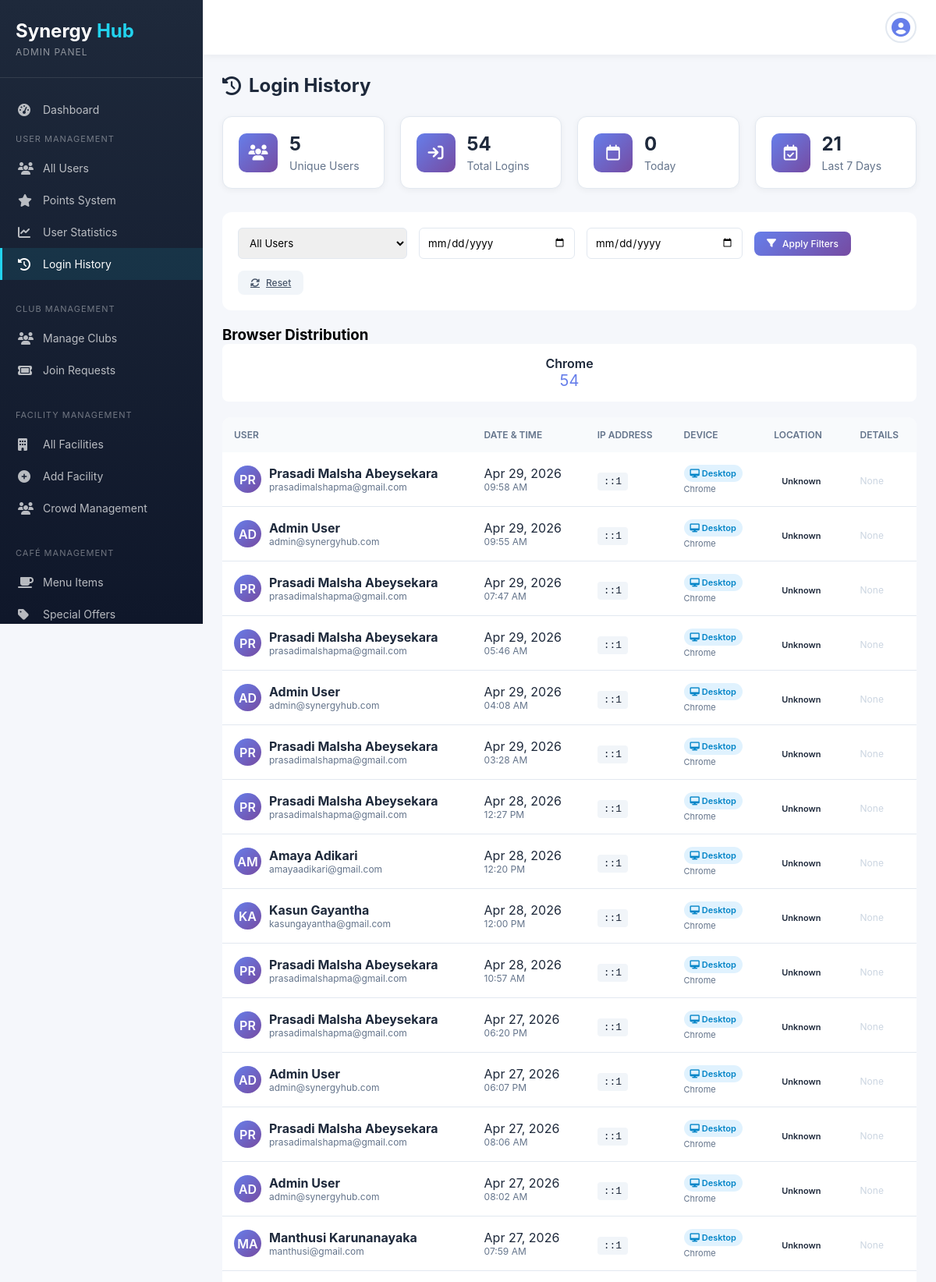
The app's page /synergy-hub_Full_Project/admin/login_history.php (signed in, upper part) with its own data.
### tables this page shows
CREATE TABLE `auditlogs` (
  `LogID` int(11) NOT NULL,
  `UserID` int(11) DEFAULT NULL,
  `Action` varchar(255) NOT NULL,
  `TableName` varchar(50) DEFAULT NULL,
  `RecordID` int(11) DEFAULT NULL,
  `Timestamp` timestamp NOT NULL DEFAULT current_timestamp(),
  `IPAddress` varchar(45) DEFAULT NULL,
  `UserAgent` text DEFAULT NULL
);

CREATE TABLE `users` (
  `UserID` int(11) NOT NULL,
  `StudentID` varchar(20) DEFAULT NULL,
  `Name` varchar(100) NOT NULL,
  `Email` varchar(100) NOT NULL,
  `PasswordHash` varchar(255) NOT NULL,
  `Role` enum('Admin','User','Visitor') DEFAULT 'User',
  `PointsBalance` int(11) DEFAULT 0,
  `MembershipStatus` enum('Active','Inactive','Expired') DEFAULT 'Active',
  `CreatedAt` timestamp NOT NULL DEFAULT current_timestamp()
);

### synergy-hub_Full_Project/admin/login_history.php (the view, shortened to what this page needs)
<?php
require_once 'config.php';
$page = isset($_GET['page']) ? intval($_GET['page']) : 1;
$limit = 50;
$offset = ($page - 1) * $limit;
$sql = "SELECT al.*, u.Name as UserName, u.Email
        FROM AuditLogs al
        JOIN Users u ON al.UserID = u.UserID
        WHERE al.Action = 'LOGIN'";
$params = [];
$types = '';
$sql .= " ORDER BY al.Timestamp DESC LIMIT ? OFFSET ?";
$params[] = $limit;
$params[] = $offset;
$types .= 'ii';
$stmt = mysqli_prepare($conn, $sql);
mysqli_stmt_bind_param($stmt, $types, ...$params);
mysqli_stmt_execute($stmt);
$result = mysqli_stmt_get_result($stmt);
$stats_sql = "SELECT
                COUNT(DISTINCT UserID) as unique_users,
                COUNT(*) as total_logins,
                COUNT(CASE WHEN DATE(Timestamp) = CURDATE() THEN 1 END) as today_logins,
                COUNT(CASE WHEN DATE(Timestamp) >= DATE_SUB(CURDATE(), INTERVAL 7 DAY) THEN 1 END) as week_logins
              FROM AuditLogs
              WHERE Action = 'LOGIN'";
$stats_result = mysqli_query($conn, $stats_sql);
$stats = mysqli_fetch_assoc($stats_result);
$device_sql = "SELECT
                CASE
                    WHEN UserAgent LIKE '%Chrome%' THEN 'Chrome'
                    WHEN UserAgent LIKE '%Firefox%' THEN 'Firefox'
                    WHEN UserAgent LIKE '%Safari%' AND UserAgent NOT LIKE '%Chrome%' THEN 'Safari'
                    WHEN UserAgent LIKE '%Edge%' THEN 'Edge'
                    ELSE 'Other'
                END as browser,
                COUNT(*) as count
              FROM AuditLogs
              WHERE Action = 'LOGIN' AND UserAgent IS NOT NULL
              GROUP BY browser
              ORDER BY count DESC";
$device_result = mysqli_query($conn, $device_sql);
?>
<!DOCTYPE html>
<html lang="en">
<head>
    <link rel="stylesheet" href="https://cdnjs.cloudflare.com/ajax/libs/font-awesome/6.5.0/css/all.min.css">
    <link rel="stylesheet" href="admin.css">
</head>
<body>
    <div class="admin-container">
        <?php include 'includes/sidebar.php'; ?>
        <div class="main-content">
            <?php include 'includes/topbar.php'; ?>
            <div class="content">
                <h1 class="page-title">
                    <i class="fa-solid fa-clock-rotate-left"></i> Login History
                </h1>
                <div class="stats-grid">
                    <div class="stat-card">
                        <div class="stat-icon">
                            <i class="fa-solid fa-users"></i>
                        </div>
                        <div class="stat-info">
                            <h3><?php echo number_format($stats['unique_users']); ?></h3>
                            <p>Unique Users</p>
                        </div>
                    </div>
                    <div class="stat-card">
                        <div class="stat-icon">
                            <i class="fa-solid fa-arrow-right-to-bracket"></i>
                        </div>
                        <div class="stat-info">
                            <h3><?php echo number_format($stats['total_logins']); ?></h3>
                            <p>Total Logins</p>
                        </div>
                    </div>
                    <div class="stat-card">
                        <div class="stat-icon">
                            <i class="fa-regular fa-calendar"></i>
                        </div>
                        <div class="stat-info">
                            <h3><?php echo number_format($stats['today_logins']); ?></h3>
                            <p>Today</p>
                        </div>
                    </div>
                    <div class="stat-card">
                        <div class="stat-icon">
                            <i class="fa-regular fa-calendar-check"></i>
                        </div>
                        <div class="stat-info">
                            <h3><?php echo number_format($stats['week_logins']); ?></h3>
                            <p>Last 7 Days</p>
                        </div>
                    </div>
                </div>
                <div class="filter-bar">
                    <select id="userFilter" onchange="filterByUser()">
                        <option value="">All Users</option>
                    </select>
                    <input type="date" id="dateFrom" placeholder="From Date">
                    <input type="date" id="dateTo" placeholder="To Date">
                    <button class="btn btn-primary btn-sm" onclick="applyFilters()">
                        <i class="fa-solid fa-filter"></i> Apply Filters
                    </button>
                    <a href="login_history.php" class="btn btn-secondary btn-sm">
                        <i class="fa-solid fa-rotate"></i> Reset
                    </a>
                </div>
                <div style="margin-bottom: 20px;">
                    <h3>Browser Distribution</h3>
                    <div class="device-stats">
                        <?php while($device = mysqli_fetch_assoc($device_result)): ?>
                        <div class="device-stat">
                            <div class="browser"><?php echo $device['browser']; ?></div>
                            <div class="count"><?php echo $device['count']; ?></div>
                        </div>
                        <?php endwhile; ?>
                    </div>
                </div>
                <div class="table-container">
                    <table class="login-table">
                        <thead>
                            <tr>
                                <th>User</th>
                                <th>Date & Time</th>
                                <th>IP Address</th>
                                <th>Device</th>
                                <th>Location</th>
                                <th>Details</th>
                            </tr>
                        </thead>
                        <tbody>
                            <?php if(mysqli_num_rows($result) > 0): ?>
                                <?php while($log = mysqli_fetch_assoc($result)):
                                    $user_agent = $log['UserAgent'] ?? '';
                                    $device_type = 'desktop';
                                    $browser = 'Other';
                                    if (strpos($user_agent, 'Chrome') !== false) $browser = 'Chrome';
                                    elseif (strpos($user_agent, 'Firefox') !== false) $browser = 'Firefox';
                                    elseif (strpos($user_agent, 'Safari') !== false) $browser = 'Safari';
                                    elseif (strpos($user_agent, 'Edge') !== false) $browser = 'Edge';
                                ?>
                                <tr>
                                    <td>
                                        <div class="user-info">
                                            <div class="user-avatar">
                                                <?php echo strtoupper(substr($log['UserName'], 0, 2)); ?>
                                            </div>
                                            <div>
                                                <strong><?php echo htmlspecialchars($log['UserName']); ?></strong>
                                                <div style="font-size: 12px; color: #64748b;"><?php echo $log['Email']; ?></div>
                                            </div>
                                        </div>
                                    </td>
                                    <td>
                                        <?php echo date('M d, Y', strtotime($log['Timestamp'])); ?>
                                        <div style="font-size: 12px; color: #64748b;"><?php echo date('h:i A', strtotime($log['Timestamp'])); ?></div>
                                    </td>
                                    <td>
                                        <span class="ip-address"><?php echo $log['IPAddress'] ?: 'N/A'; ?></span>
                                    </td>
                                    <td>
                                        <span class="device-badge device-<?php echo $device_type; ?>">
                                            <i class="fa-solid <?php
                                                echo $device_type == 'mobile' ? 'fa-mobile' :
                                                    ($device_type == 'tablet' ? 'fa-tablet' : 'fa-desktop');
                                            ?>"></i>
                                            <?php echo ucfirst($device_type); ?>
                                        </span>
                                        <div style="font-size: 11px; color: #64748b; margin-top: 5px;"><?php echo $browser; ?></div>
                                    </td>
                                    <td>
                                        <?php
                                        echo '<span class="badge badge-secondary">Unknown</span>';
                                        ?>
                                    </td>
                                    <td>
                                        <?php
                                        if (isset($log['Details']) && $log['Details']):
                                        ?>
                                            <span title="<?php echo htmlspecialchars($log['Details']); ?>">
                                                <i class="fa-regular fa-message"></i>
                                            </span>
                                        <?php else: ?>
                                            <span style="color: #cbd5e1; font-size: 12px;">None</span>
                                        <?php endif; ?>
                                    </td>
                                </tr>
                                <?php endwhile; ?>
                            <?php endif; ?>
                        </tbody>
                    </table>
                </div>
            </div>
        </div>
    </div>
</body>
</html>

### synergy-hub_Full_Project/admin/admin.css (style rules this page uses)
* { margin: 0; padding: 0; box-sizing: border-box; font-family: -apple-system, BlinkMacSystemFont, 'Segoe UI', Roboto, Oxygen, Ubuntu, sans-serif; }
body { background: #f5f7fb; }
.admin-container { display: flex; min-height: 100vh; }
.main-content { flex: 1; margin-left: 260px; min-width: 0; }
.content { padding: 25px; }
.page-title { font-size: 24px; color: #1e293b; margin-bottom: 25px; display: flex; align-items: center; gap: 10px; }
.stats-grid { display: grid; grid-template-columns: repeat(auto-fit, minmax(280px, 1fr)); gap: 20px; margin-bottom: 30px; }
.stat-card { background: white; border-radius: 16px; padding: 20px; box-shadow: 0 2px 8px rgba(0,0,0,0.05); display: flex; align-items: center; gap: 15px; position: relative; transition: all 0.3s; border: 1px solid #e2e8f0; }
.stat-icon { width: 60px; height: 60px; border-radius: 12px; display: flex; align-items: center; justify-content: center; font-size: 24px; }
.stat-info { flex: 1; }
.btn { padding: 12px 24px; border: none; border-radius: 8px; font-size: 14px; font-weight: 500; cursor: pointer; transition: all 0.3s; display: inline-flex; align-items: center; gap: 8px; }
.btn-primary { background: linear-gradient(135deg, #667eea 0%, #764ba2 100%); color: white; }
.btn-secondary { background: #f1f5f9; color: #475569; }
.btn-sm { padding: 8px 16px; font-size: 12px; }
.badge { padding: 4px 10px; border-radius: 20px; font-size: 11px; font-weight: 600; }

### synergy-hub_Full_Project/admin/login_history.php (style rules this page uses)
.stats-grid { display: grid; grid-template-columns: repeat(auto-fit, minmax(200px, 1fr)); gap: 20px; margin-bottom: 30px; }
.stat-card { background: white; border-radius: 12px; padding: 20px; box-shadow: 0 2px 8px rgba(0,0,0,0.05); display: flex; align-items: center; gap: 15px; }
.stat-icon { width: 50px; height: 50px; background: linear-gradient(135deg, #667eea 0%, #764ba2 100%); border-radius: 10px; display: flex; align-items: center; justify-content: center; color: white; font-size: 20px; }
.stat-info h3 { font-size: 24px; color: #1e293b; margin: 0; }
.stat-info p { color: #64748b; margin: 5px 0 0; font-size: 14px; }
.filter-bar { background: white; border-radius: 12px; padding: 20px; margin-bottom: 20px; display: flex; gap: 15px; align-items: center; flex-wrap: wrap; }
.filter-bar select, .filter-bar input { padding: 10px; border: 1px solid #e2e8f0; border-radius: 6px; min-width: 200px; }
.login-table { width: 100%; border-collapse: collapse; background: white; border-radius: 12px; overflow: hidden; }
.login-table th { background: #f8fafc; padding: 15px; text-align: left; font-size: 12px; color: #64748b; font-weight: 600; text-transform: uppercase; }
.login-table td { padding: 15px; border-bottom: 1px solid #e2e8f0; color: #1e293b; }
.user-info { display: flex; align-items: center; gap: 10px; }
.user-avatar { width: 35px; height: 35px; background: linear-gradient(135deg, #667eea 0%, #764ba2 100%); border-radius: 50%; display: flex; align-items: center; justify-content: center; color: white; font-weight: 600; }
.ip-address { font-family: monospace; background: #f1f5f9; padding: 4px 8px; border-radius: 4px; }
.device-badge { padding: 4px 8px; border-radius: 20px; font-size: 11px; font-weight: 600; }
.device-desktop { background: #e0f2fe; color: #0284c7; }
.device-stats { display: grid; grid-template-columns: repeat(auto-fit, minmax(150px, 1fr)); gap: 15px; }
.device-stat { background: white; border-radius: 8px; padding: 15px; text-align: center; }
.device-stat .browser { font-weight: 600; color: #1e293b; }
.device-stat .count { font-size: 20px; color: #667eea; }

### records on screen
auditlogs: UserID.Name "PR", UserID.Name "Prasadi Malsha Abeysekara", UserID.Email "prasadimalshapma@gmail.com", Timestamp "Apr 29, 2026", Timestamp "09:58 AM", IPAddress "::1", device_type "Desktop", UserAgent "Chrome", shows "None"
auditlogs: UserID.Name "AD", UserID.Name "Admin User", UserID.Email "admin@synergyhub.com", Timestamp "Apr 29, 2026", Timestamp "09:55 AM", IPAddress "::1", device_type "Desktop", UserAgent "Chrome", shows "None"
auditlogs: UserID.Name "PR", UserID.Name "Prasadi Malsha Abeysekara", UserID.Email "prasadimalshapma@gmail.com", Timestamp "Apr 29, 2026", Timestamp "07:47 AM", IPAddress "::1", device_type "Desktop", UserAgent "Chrome", shows "None"
auditlogs: UserID.Name "PR", UserID.Name "Prasadi Malsha Abeysekara", UserID.Email "prasadimalshapma@gmail.com", Timestamp "Apr 29, 2026", Timestamp "05:46 AM", IPAddress "::1", device_type "Desktop", UserAgent "Chrome", shows "None"
auditlogs: UserID.Name "AD", UserID.Name "Admin User", UserID.Email "admin@synergyhub.com", Timestamp "Apr 29, 2026", Timestamp "04:08 AM", IPAddress "::1", device_type "Desktop", UserAgent "Chrome", shows "None"
auditlogs: UserID.Name "PR", UserID.Name "Prasadi Malsha Abeysekara", UserID.Email "prasadimalshapma@gmail.com", Timestamp "Apr 29, 2026", Timestamp "03:28 AM", IPAddress "::1", device_type "Desktop", UserAgent "Chrome", shows "None"
auditlogs: UserID.Name "PR", UserID.Name "Prasadi Malsha Abeysekara", UserID.Email "prasadimalshapma@gmail.com", Timestamp "Apr 28, 2026", Timestamp "12:27 PM", IPAddress "::1", device_type "Desktop", UserAgent "Chrome", shows "None"
auditlogs: UserID.Name "AM", UserID.Name "Amaya Adikari", UserID.Email "amayaadikari@gmail.com", Timestamp "Apr 28, 2026", Timestamp "12:20 PM", IPAddress "::1", device_type "Desktop", UserAgent "Chrome", shows "None"
auditlogs: UserID.Name "KA", UserID.Name "Kasun Gayantha", UserID.Email "kasungayantha@gmail.com", Timestamp "Apr 28, 2026", Timestamp "12:00 PM", IPAddress "::1", device_type "Desktop", UserAgent "Chrome", shows "None"
auditlogs: UserID.Name "PR", UserID.Name "Prasadi Malsha Abeysekara", UserID.Email "prasadimalshapma@gmail.com", Timestamp "Apr 28, 2026", Timestamp "10:57 AM", IPAddress "::1", device_type "Desktop", UserAgent "Chrome", shows "None"
auditlogs: UserID.Name "PR", UserID.Name "Prasadi Malsha Abeysekara", UserID.Email "prasadimalshapma@gmail.com", Timestamp "Apr 27, 2026", Timestamp "06:20 PM", IPAddress "::1", device_type "Desktop", UserAgent "Chrome", shows "None"
auditlogs: UserID.Name "AD", UserID.Name "Admin User", UserID.Email "admin@synergyhub.com", Timestamp "Apr 27, 2026", Timestamp "06:07 PM", IPAddress "::1", device_type "Desktop", UserAgent "Chrome", shows "None"
auditlogs: UserID.Name "PR", UserID.Name "Prasadi Malsha Abeysekara", UserID.Email "prasadimalshapma@gmail.com", Timestamp "Apr 27, 2026", Timestamp "08:06 AM", IPAddress "::1", device_type "Desktop", UserAgent "Chrome", shows "None"
auditlogs: UserID.Name "AD", UserID.Name "Admin User", UserID.Email "admin@synergyhub.com", Timestamp "Apr 27, 2026", Timestamp "08:02 AM", IPAddress "::1", device_type "Desktop", UserAgent "Chrome", shows "None"
auditlogs: UserID.Name "MA", UserID.Name "Manthusi Karunanayaka", UserID.Email "manthusi@gmail.com", Timestamp "Apr 27, 2026", Timestamp "07:59 AM", IPAddress "::1", device_type "Desktop", UserAgent "Chrome", shows "None"

### other values on screen
$stats['unique_users'] "5"
$stats['total_logins'] "54"
$stats['today_logins'] "0"
$stats['week_logins'] "21"
$device['browser'] "Chrome"
$device['count'] "54"
